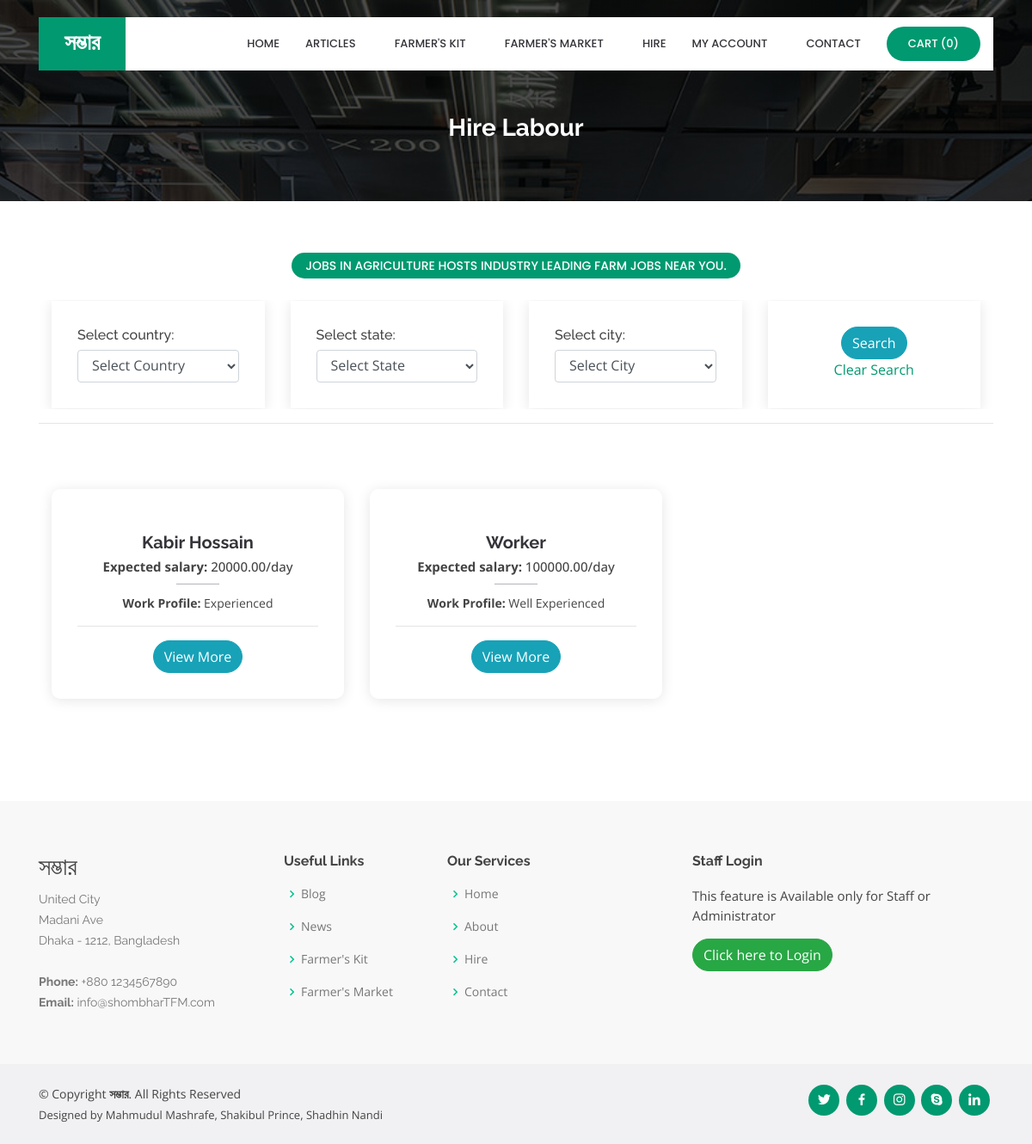
Screenshot of /displayworkers.php with the database file from the repository.
### tables this page shows
CREATE TABLE `worker` (
  `worker_id` int(10) NOT NULL,
  `name` varchar(50) NOT NULL,
  `address` text NOT NULL,
  `state_id` int(10) NOT NULL,
  `city_id` int(10) NOT NULL,
  `country_id` int(10) NOT NULL,
  `pincode` varchar(10) NOT NULL,
  `work_profile` text NOT NULL,
  `biodata` varchar(100) NOT NULL,
  `contactno` varchar(15) NOT NULL,
  `date_of_birth` date NOT NULL,
  `login_id` varchar(100) NOT NULL,
  `password` varchar(100) NOT NULL,
  `expected_salary` float(10,2) NOT NULL,
  `status` varchar(10) NOT NULL
);

### displayworkers.php (the view, shortened to what this page needs)
<?php
include("header.php");
?>
  <main id="main">
    <section id="cta" class="cta">
      <div class="container">
        <div class="text-center" data-aos="zoom-in">
			<br>
			<br>
			<br>
          <h3>Hire Labour</h3>
        </div>
      </div>
    </section>
    <section id="portfolio" class="portfolio">
      <div class="container">
        <div class="row" data-aos="fade-up" data-aos-delay="100">
          <div class="col-lg-12 d-flex justify-content-center">
            <ul id="portfolio-flters">
<li data-filter="*" class="filter-active">Jobs in Agriculture hosts industry leading farm jobs near you. </li>
            </ul>
          </div>
        </div>
    <section id="contact" class="contact" style="padding: 1px 0;">
      <div class="container">
        <div class="row">
          <div class="col-lg-12" data-aos="fade-up" data-aos-delay="100">
<form method="get" action="" name="frmworkersearch" onSubmit="return validateworksearch()">
            <div class="row">
              <div class="col-lg-3">
                <div class="info">
                  <h6>Select country:</h6>
<select name="country" id="country" onChange="loadstate(this.value)" autofocus class="search_categories form-control">
        <option value="">Select Country</option>
</select>
                </div>
              </div>
              <div class="col-lg-3">
                <div class="info w-100">
                  <h6>Select state:</h6>
<span id='loadstate'><select name="state"  autofocus class="search_categories form-control"><option value="">Select State</option></select></span>
                </div>
              </div>
              <div class="col-lg-3">
                <div class="info w-100">
                  <h6>Select city:</h6>
<span id='loadcity'><select name="city"  autofocus class="search_categories form-control"><option value="">Select City</option></select></span>
                </div>
              </div>
              <div class="col-lg-3">
                <div class="info w-100" style="height: 100%;">
       <center>
	   <input type="submit" name="submit" id="submit" value="Search" class="btn btn-info"><br><a href="displayworkers.php">Clear Search</a></center>
                </div>
              </div>
            </div>
</form>
		 </div>
        </div>
      </div>
    </section>
<hr>
    <section id="team" class="team">
      <div class="container">
        <div class="row">
          <div class="col-lg-12">
            <div class="row">
<?php
$sql = "SELECT * FROM worker WHERE status='Active'";
$qsql = mysqli_query($con,$sql);
if(mysqli_num_rows($qsql)  == 0)
{
echo "<center>Sorry, No Workers Found For The Searched Location!!</center>";
}
else
{
	while($rs = mysqli_fetch_array($qsql))
	{
	?>
	  <div class="col-lg-4">
		<div class="member" data-aos="zoom-in" data-aos-delay="100">
		  <div class="member-info">
			<h4><?php  echo $rs['name']; ?></h4>
			<span><strong>Expected salary: </strong> <?php echo $rs['expected_salary']; ?>/day</span>
			<p><strong>Work Profile:</strong> <?php echo $rs['work_profile']; ?></p>
			<hr>
			<div >
			  <a href="workerdetailed.php?workerid=<?php echo $rs['worker_id']; ?>" class="btn btn-info">View More</a>
			</div>
		  </div>
		</div>
	  </div>
	<?php
	}
}
?>
            </div>
          </div>
        </div>
      </div>
    </section>
      </div>
    </section>
  </main>
<?php
include("footer.php");
?>

### assets/css/style.css (style rules this page uses)
body { font-family: "Open Sans", sans-serif; color: #444444; }
a { color: #009970; }
h1, h2, h3, h4, h5, h6 { font-family: "Raleway", sans-serif; }
section { padding: 60px 0; overflow: hidden; }
.cta { background: linear-gradient(rgba(2, 2, 2, 0.7), rgba(0, 0, 0, 0.7)), url("../img/cta-bg.jpg") fixed center center; background-size: cover; padding: 60px 0; }
.cta h3 { color: #fff; font-size: 28px; font-weight: 700; }
.portfolio #portfolio-flters { padding: 0; margin: 0 auto 20px auto; list-style: none; text-align: center; }
.portfolio #portfolio-flters li { cursor: pointer; display: inline-block; padding: 8px 16px 8px 16px; font-size: 14px; font-weight: 500; line-height: 1; text-transform: uppercase; color: #444444; margin-bottom: 5px; transition: all 0.3s ease-in-out; border-radius: 50px; font-family: "Poppins", sans-serif; }
.portfolio #portfolio-flters li:hover, .portfolio #portfolio-flters li.filter-active { color: #fff; background: #009970; }
.portfolio #portfolio-flters li:last-child { margin-right: 0; }
.team { background: #fff; }
.team .member { position: relative; box-shadow: 0px 2px 15px rgba(0, 0, 0, 0.1); padding: 30px; border-radius: 10px; text-align: center; }
.team .member h4 { font-weight: 700; margin-bottom: 5px; font-size: 20px; color: #36343a; }
.team .member span { display: block; font-size: 15px; padding-bottom: 10px; position: relative; font-weight: 500; }
.team .member span::after { content: ''; position: absolute; display: block; width: 50px; height: 1px; background: #b5b3ba; bottom: 0; left: 50%; transform: translateX(-50%); }
.team .member p { margin: 10px 0 0 0; font-size: 14px; }
.contact .info { padding: 30px; width: 100%; background: #fff; box-shadow: 0px 2px 15px rgba(0, 0, 0, 0.1); }
button, .btn { border-radius: 20px; transition: all 0.3s ease-in-out; }

### rows the page displays
worker: name "Kabir Hossain", expected_salary "20000.00", work_profile "Experienced"
worker: name "Worker", expected_salary "100000.00", work_profile "Well Experienced"

### other values shown
$config['PROJECT_TITLE'] "সম্ভার"
mysqli_num_rows($qsqlproduct_purchase_record) "0"
$address "United City"
$address "Madani Ave"
$address "Dhaka - 1212, Bangladesh"
$config['PHONE'][0] "+880 1234567890"
$config['EMAIL'][0] "info@shombharTFM.com"
substr($developersanddesigners, 0, -2) "Mahmudul Mashrafe, Shakibul Prince, Shadhin Nandi"
